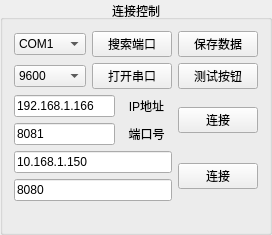
           <widget class="QGroupBox" name="groupBox">
            <property name="title">
             <string>连接控制</string>
            </property>
            <property name="alignment">
             <set>Qt::AlignCenter</set>
            </property>
            <layout class="QGridLayout" name="gridLayout_18">
             <item row="0" column="0" colspan="2">
              <layout class="QGridLayout" name="gridLayout_5">
               <item row="0" column="0">
                <widget class="QComboBox" name="comboBox_serial_port">
                 <item>
                  <property name="text">
                   <string>COM1</string>
                  </property>
                 </item>
                 <item>
                  <property name="text">
                   <string>COM2</string>
                  </property>
                 </item>
                 <item>
                  <property name="text">
                   <string>COM3</string>
                  </property>
                 </item>
                 <item>
                  <property name="text">
                   <string>COM4</string>
                  </property>
                 </item>
                </widget>
               </item>
               <item row="0" column="1">
                <widget class="QPushButton" name="pushButton_search_serialport">
                 <property name="text">
                  <string>搜索端口</string>
                 </property>
                </widget>
               </item>
               <item row="0" column="2">
                <widget class="QPushButton" name="pushButton_save">
                 <property name="text">
                  <string>保存数据</string>
                 </property>
                </widget>
               </item>
               <item row="1" column="0">
                <widget class="QComboBox" name="comboBox_baud">
                 <item>
                  <property name="text">
                   <string>9600</string>
                  </property>
                 </item>
                 <item>
                  <property name="text">
                   <string>57600</string>
                  </property>
                 </item>
                 <item>
                  <property name="text">
                   <string>115200</string>
                  </property>
                 </item>
                 <item>
                  <property name="text">
                   <string>230400</string>
                  </property>
                 </item>
                </widget>
               </item>
               <item row="1" column="1">
                <widget class="QPushButton" name="pushButton_open_serialport">
                 <property name="text">
                  <string>打开串口</string>
                 </property>
                </widget>
               </item>
               <item row="1" column="2">
                <widget class="QPushButton" name="pushButton_test">
                 <property name="text">
                  <string>测试按钮</string>
                 </property>
                </widget>
               </item>
              </layout>
             </item>
             <item row="1" column="0">
              <layout class="QHBoxLayout" name="horizontalLayout_10" stretch="2,1">
               <item>
                <widget class="QLineEdit" name="lineEdit_IP">
                 <property name="text">
                  <string>192.168.1.166</string>
                 </property>
                </widget>
               </item>
               <item>
                <widget class="QLabel" name="label_16">
                 <property name="text">
                  <string>IP地址</string>
                 </property>
                 <property name="alignment">
                  <set>Qt::AlignCenter</set>
                 </property>
                </widget>
               </item>
              </layout>
             </item>
             <item row="1" column="1" rowspan="2">
              <widget class="QPushButton" name="TCPconnect">
               <property name="text">
                <string>连接</string>
               </property>
              </widget>
             </item>
             <item row="2" column="0">
              <layout class="QHBoxLayout" name="horizontalLayout_11" stretch="2,1">
               <item>
                <widget class="QLineEdit" name="lineEdit_port">
                 <property name="text">
                  <string>8081</string>
                 </property>
                </widget>
               </item>
               <item>
                <widget class="QLabel" name="label_17">
                 <property name="text">
                  <string>端口号</string>
                 </property>
                 <property name="alignment">
                  <set>Qt::AlignCenter</set>
                 </property>
                </widget>
               </item>
              </layout>
             </item>
             <item row="3" column="0" colspan="2">
              <layout class="QGridLayout" name="gridLayout">
               <item row="0" column="0">
                <widget class="QLineEdit" name="AUV_IP">
                 <property name="text">
                  <string>10.168.1.150</string>
                 </property>
                </widget>
               </item>
               <item row="0" column="1" rowspan="2">
                <widget class="QPushButton" name="TCP_AUV_Connect">
                 <property name="text">
                  <string>连接</string>
                 </property>
                </widget>
               </item>
               <item row="1" column="0">
                <widget class="QLineEdit" name="AUV_PORT">
                 <property name="text">
                  <string>8080</string>
                 </property>
                </widget>
               </item>
              </layout>
             </item>
             <item row="4" column="0">
              <widget class="QLabel" name="label_mouse_point">
               <property name="text">
                <string/>
               </property>
               <property name="alignment">
                <set>Qt::AlignCenter</set>
               </property>
              </widget>
             </item>
            </layout>
           </widget>
